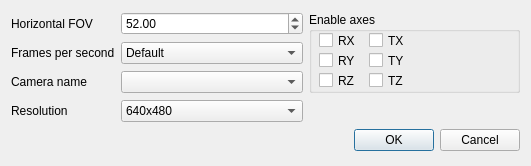
<?xml version="1.0" encoding="UTF-8"?>
<ui version="4.0">
 <class>Form</class>
 <widget class="QWidget" name="Form">
  <property name="windowModality">
   <enum>Qt::ApplicationModal</enum>
  </property>
  <property name="geometry">
   <rect>
    <x>0</x>
    <y>0</y>
    <width>531</width>
    <height>166</height>
   </rect>
  </property>
  <property name="sizePolicy">
   <sizepolicy hsizetype="Preferred" vsizetype="Preferred">
    <horstretch>0</horstretch>
    <verstretch>0</verstretch>
   </sizepolicy>
  </property>
  <property name="maximumSize">
   <size>
    <width>750</width>
    <height>280</height>
   </size>
  </property>
  <property name="windowTitle">
   <string>HT tracker settings</string>
  </property>
  <layout class="QGridLayout" name="gridLayout">
   <item row="0" column="1">
    <widget class="QDoubleSpinBox" name="cameraFOV">
     <property name="locale">
      <locale language="English" country="UnitedStates"/>
     </property>
     <property name="minimum">
      <double>35.000000000000000</double>
     </property>
     <property name="maximum">
      <double>180.000000000000000</double>
     </property>
     <property name="value">
      <double>52.000000000000000</double>
     </property>
    </widget>
   </item>
   <item row="0" column="0">
    <widget class="QLabel" name="label">
     <property name="text">
      <string>Horizontal FOV</string>
     </property>
    </widget>
   </item>
   <item row="0" column="2" rowspan="3">
    <widget class="QGroupBox" name="groupBox">
     <property name="title">
      <string>Enable axes</string>
     </property>
     <widget class="QCheckBox" name="rx">
      <property name="geometry">
       <rect>
        <x>10</x>
        <y>20</y>
        <width>70</width>
        <height>17</height>
       </rect>
      </property>
      <property name="text">
       <string>RX</string>
      </property>
     </widget>
     <widget class="QCheckBox" name="ry">
      <property name="geometry">
       <rect>
        <x>10</x>
        <y>40</y>
        <width>70</width>
        <height>17</height>
       </rect>
      </property>
      <property name="text">
       <string>RY</string>
      </property>
     </widget>
     <widget class="QCheckBox" name="rz">
      <property name="geometry">
       <rect>
        <x>10</x>
        <y>60</y>
        <width>70</width>
        <height>17</height>
       </rect>
      </property>
      <property name="text">
       <string>RZ</string>
      </property>
     </widget>
     <widget class="QCheckBox" name="tx">
      <property name="geometry">
       <rect>
        <x>60</x>
        <y>20</y>
        <width>70</width>
        <height>17</height>
       </rect>
      </property>
      <property name="text">
       <string>TX</string>
      </property>
     </widget>
     <widget class="QCheckBox" name="ty">
      <property name="geometry">
       <rect>
        <x>60</x>
        <y>40</y>
        <width>70</width>
        <height>17</height>
       </rect>
      </property>
      <property name="text">
       <string>TY</string>
      </property>
     </widget>
     <widget class="QCheckBox" name="tz">
      <property name="geometry">
       <rect>
        <x>60</x>
        <y>60</y>
        <width>70</width>
        <height>17</height>
       </rect>
      </property>
      <property name="text">
       <string>TZ</string>
      </property>
     </widget>
    </widget>
   </item>
   <item row="1" column="0">
    <widget class="QLabel" name="label_2">
     <property name="text">
      <string>Frames per second</string>
     </property>
    </widget>
   </item>
   <item row="1" column="1">
    <widget class="QComboBox" name="cameraFPS">
     <item>
      <property name="text">
       <string notr="true">Default</string>
      </property>
     </item>
     <item>
      <property name="text">
       <string>30</string>
      </property>
     </item>
     <item>
      <property name="text">
       <string>60</string>
      </property>
     </item>
     <item>
      <property name="text">
       <string>120</string>
      </property>
     </item>
     <item>
      <property name="text">
       <string>180</string>
      </property>
     </item>
    </widget>
   </item>
   <item row="2" column="0">
    <widget class="QLabel" name="label_3">
     <property name="text">
      <string>Camera name</string>
     </property>
    </widget>
   </item>
   <item row="2" column="1">
    <widget class="QComboBox" name="cameraName"/>
   </item>
   <item row="3" column="0">
    <widget class="QLabel" name="label_4">
     <property name="text">
      <string>Resolution</string>
     </property>
    </widget>
   </item>
   <item row="3" column="1">
    <widget class="QComboBox" name="resolution">
     <item>
      <property name="text">
       <string>640x480</string>
      </property>
     </item>
     <item>
      <property name="text">
       <string>320x240</string>
      </property>
     </item>
     <item>
      <property name="text">
       <string>320x200</string>
      </property>
     </item>
     <item>
      <property name="text">
       <string>Default (not recommended!)</string>
      </property>
     </item>
    </widget>
   </item>
   <item row="4" column="2">
    <widget class="QDialogButtonBox" name="buttonBox">
     <property name="standardButtons">
      <set>QDialogButtonBox::Cancel|QDialogButtonBox::Ok</set>
     </property>
    </widget>
   </item>
  </layout>
 </widget>
 <resources/>
 <connections/>
</ui>
